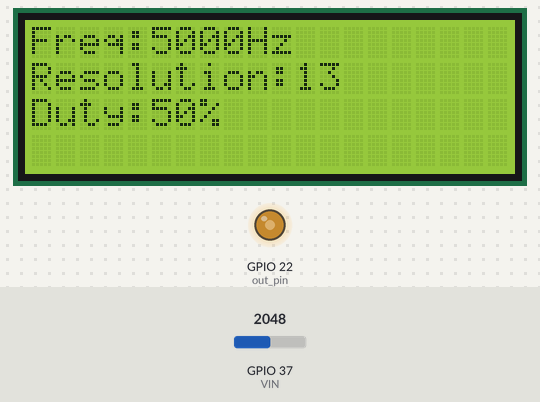
Recording of a sketch running on a simulated ESP32. On the bench: 20×4 character LCD, output pins drawn as LEDs (lit = HIGH). The inputs (shaded band) are chosen by the test bench; at power-on: GPIO 37 (VIN) = 2048.

Above: at 1.2 s.
1.3 s: GPIO 37 (VIN) set to 2866
At 2.0 s:
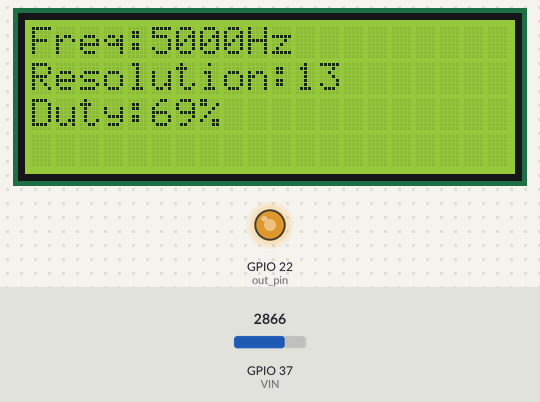
2.8 s: GPIO 37 (VIN) set to 3603
At 3.1 s:
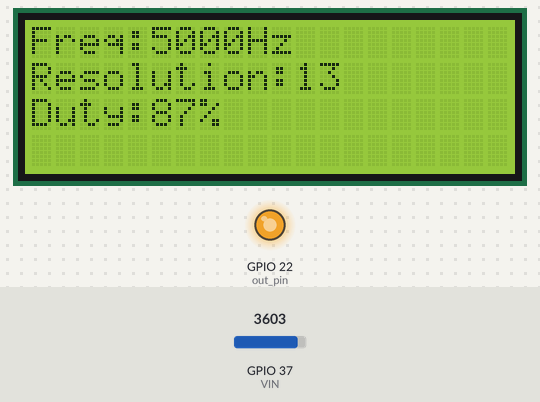
4.3 s: GPIO 37 (VIN) set to 491
At 5.4 s:
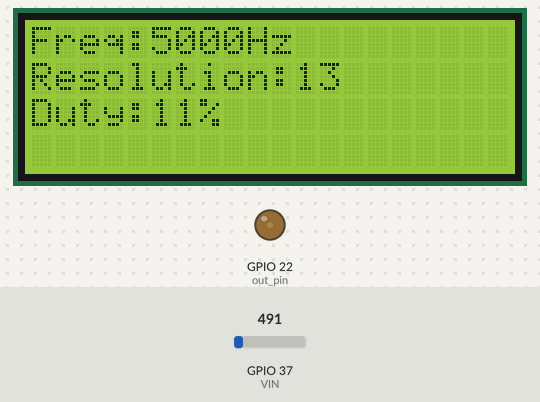
5.8 s: GPIO 37 (VIN) set to 0
At 6.6 s:
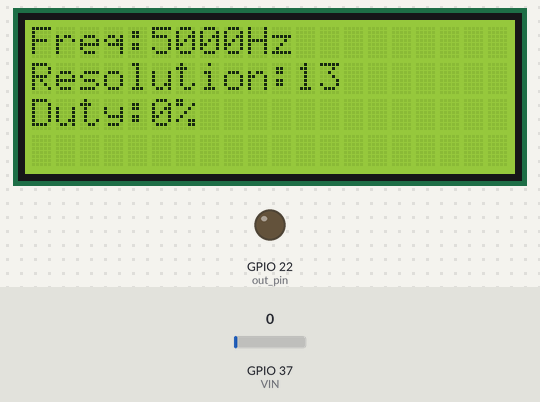
Timing chart, 0 to 8.3 s (numbered marks = the images above; inputs shaded):
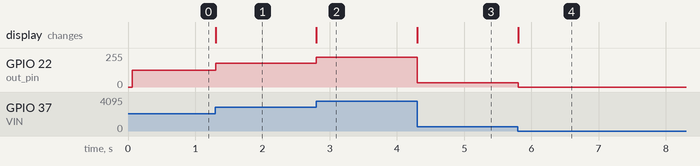

The sketch:

PWM_CLCD_LED_NOV_13_20231106162407_copy_20231113154744.ino
```cpp
#define freq 5000
#define channel 6
#define resolution 13
#define out_pin 22
#define VIN 37

#include <LiquidCrystal.h>
#include <math.h>

const int rs = 33, en = 26, d4 = 13, d5 = 15, d6 = 0, d7 = 14;
LiquidCrystal lcd(rs, en, d4, d5, d6, d7);

void setup() {
  // put your setup code here, to run once:
  lcd.begin(20,4);
  ledcSetup(channel, freq, resolution);
  ledcAttachPin(out_pin, channel);
  pinMode(VIN,INPUT);
  lcd.setCursor(0,0);
  lcd.printf("Freq:%dHz",freq);
  lcd.setCursor(0,1);
  lcd.printf("Resolution:%d",resolution);
  lcd.setCursor(0,2);
  lcd.printf("Duty:");

}
float vr;
float duty_value = (pow(2, resolution)-1)/100;
void loop() {
  vr = analogRead(VIN)/4096.0*100;
  lcd.setCursor(5,2);
  lcd.printf("%d%%   ",(int)vr);
  ledcWrite(channel, (int)(duty_value*vr));
}
```

Measured:
- after the input at 1.3 s, GPIO 22 (out_pin): 127/255 → 178/255 at once; the display: changes at once (image 1)
- after the input at 2.8 s, GPIO 22 (out_pin): 178/255 → 224/255 at once; the display: changes at once (image 2)
- after the input at 4.3 s, GPIO 22 (out_pin): 224/255 → 31/255 at once; the display: changes at once (image 3)
- after the input at 5.8 s, GPIO 22 (out_pin): 31/255 → 0/255 at once; the display: changes at once (image 4)
